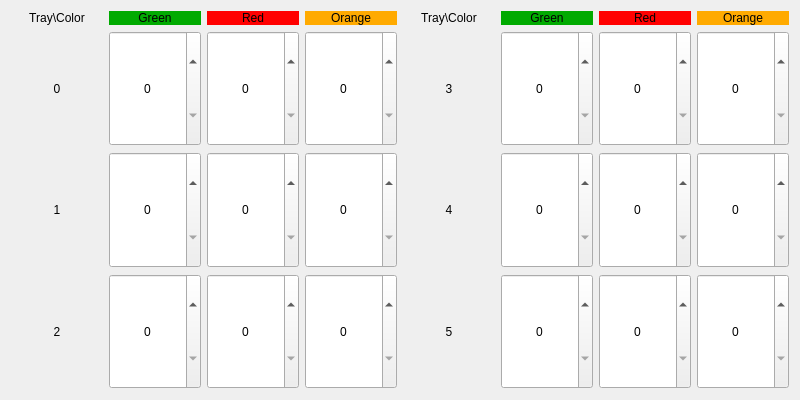
<?xml version="1.0" encoding="UTF-8"?>
<ui version="4.0">
 <class>Form</class>
 <widget class="QWidget" name="Form">
  <property name="geometry">
   <rect>
    <x>0</x>
    <y>0</y>
    <width>800</width>
    <height>400</height>
   </rect>
  </property>
  <property name="windowTitle">
   <string>Form</string>
  </property>
  <layout class="QGridLayout" name="gridLayout">
   <item row="3" column="4">
    <widget class="QSpinBox" name="orange_2">
     <property name="sizePolicy">
      <sizepolicy hsizetype="Minimum" vsizetype="Preferred">
       <horstretch>0</horstretch>
       <verstretch>0</verstretch>
      </sizepolicy>
     </property>
     <property name="alignment">
      <set>Qt::AlignCenter</set>
     </property>
    </widget>
   </item>
   <item row="0" column="5">
    <widget class="QLabel" name="label_11">
     <property name="text">
      <string>Tray\Color</string>
     </property>
     <property name="alignment">
      <set>Qt::AlignCenter</set>
     </property>
    </widget>
   </item>
   <item row="3" column="6">
    <widget class="QSpinBox" name="green_5">
     <property name="sizePolicy">
      <sizepolicy hsizetype="Minimum" vsizetype="Preferred">
       <horstretch>0</horstretch>
       <verstretch>0</verstretch>
      </sizepolicy>
     </property>
     <property name="alignment">
      <set>Qt::AlignCenter</set>
     </property>
    </widget>
   </item>
   <item row="3" column="1">
    <widget class="QSpinBox" name="green_2">
     <property name="sizePolicy">
      <sizepolicy hsizetype="Minimum" vsizetype="Preferred">
       <horstretch>0</horstretch>
       <verstretch>0</verstretch>
      </sizepolicy>
     </property>
     <property name="alignment">
      <set>Qt::AlignCenter</set>
     </property>
    </widget>
   </item>
   <item row="2" column="0">
    <widget class="QLabel" name="label_6">
     <property name="sizePolicy">
      <sizepolicy hsizetype="Preferred" vsizetype="Preferred">
       <horstretch>0</horstretch>
       <verstretch>0</verstretch>
      </sizepolicy>
     </property>
     <property name="text">
      <string>1</string>
     </property>
     <property name="alignment">
      <set>Qt::AlignCenter</set>
     </property>
    </widget>
   </item>
   <item row="1" column="4">
    <widget class="QSpinBox" name="orange_0">
     <property name="sizePolicy">
      <sizepolicy hsizetype="Minimum" vsizetype="Preferred">
       <horstretch>0</horstretch>
       <verstretch>0</verstretch>
      </sizepolicy>
     </property>
     <property name="alignment">
      <set>Qt::AlignCenter</set>
     </property>
    </widget>
   </item>
   <item row="1" column="1">
    <widget class="QSpinBox" name="green_0">
     <property name="sizePolicy">
      <sizepolicy hsizetype="Minimum" vsizetype="Preferred">
       <horstretch>0</horstretch>
       <verstretch>0</verstretch>
      </sizepolicy>
     </property>
     <property name="alignment">
      <set>Qt::AlignCenter</set>
     </property>
     <property name="buttonSymbols">
      <enum>QAbstractSpinBox::UpDownArrows</enum>
     </property>
     <property name="accelerated">
      <bool>false</bool>
     </property>
    </widget>
   </item>
   <item row="2" column="4">
    <widget class="QSpinBox" name="orange_1">
     <property name="sizePolicy">
      <sizepolicy hsizetype="Minimum" vsizetype="Preferred">
       <horstretch>0</horstretch>
       <verstretch>0</verstretch>
      </sizepolicy>
     </property>
     <property name="alignment">
      <set>Qt::AlignCenter</set>
     </property>
    </widget>
   </item>
   <item row="3" column="0">
    <widget class="QLabel" name="label_8">
     <property name="sizePolicy">
      <sizepolicy hsizetype="Preferred" vsizetype="Preferred">
       <horstretch>0</horstretch>
       <verstretch>0</verstretch>
      </sizepolicy>
     </property>
     <property name="text">
      <string>2</string>
     </property>
     <property name="alignment">
      <set>Qt::AlignCenter</set>
     </property>
    </widget>
   </item>
   <item row="0" column="9">
    <widget class="QLabel" name="label_14">
     <property name="sizePolicy">
      <sizepolicy hsizetype="Preferred" vsizetype="Fixed">
       <horstretch>0</horstretch>
       <verstretch>0</verstretch>
      </sizepolicy>
     </property>
     <property name="styleSheet">
      <string notr="true">background-color: rgb(255, 170, 0);</string>
     </property>
     <property name="text">
      <string>Orange</string>
     </property>
     <property name="alignment">
      <set>Qt::AlignCenter</set>
     </property>
    </widget>
   </item>
   <item row="2" column="1">
    <widget class="QSpinBox" name="green_1">
     <property name="sizePolicy">
      <sizepolicy hsizetype="Minimum" vsizetype="Preferred">
       <horstretch>0</horstretch>
       <verstretch>0</verstretch>
      </sizepolicy>
     </property>
     <property name="alignment">
      <set>Qt::AlignCenter</set>
     </property>
    </widget>
   </item>
   <item row="1" column="2">
    <widget class="QSpinBox" name="red_0">
     <property name="sizePolicy">
      <sizepolicy hsizetype="Minimum" vsizetype="Preferred">
       <horstretch>0</horstretch>
       <verstretch>0</verstretch>
      </sizepolicy>
     </property>
     <property name="alignment">
      <set>Qt::AlignCenter</set>
     </property>
    </widget>
   </item>
   <item row="3" column="9">
    <widget class="QSpinBox" name="orange_5">
     <property name="sizePolicy">
      <sizepolicy hsizetype="Minimum" vsizetype="Preferred">
       <horstretch>0</horstretch>
       <verstretch>0</verstretch>
      </sizepolicy>
     </property>
     <property name="alignment">
      <set>Qt::AlignCenter</set>
     </property>
    </widget>
   </item>
   <item row="1" column="7">
    <widget class="QSpinBox" name="red_3">
     <property name="sizePolicy">
      <sizepolicy hsizetype="Minimum" vsizetype="Preferred">
       <horstretch>0</horstretch>
       <verstretch>0</verstretch>
      </sizepolicy>
     </property>
     <property name="alignment">
      <set>Qt::AlignCenter</set>
     </property>
    </widget>
   </item>
   <item row="1" column="5">
    <widget class="QLabel" name="label_7">
     <property name="sizePolicy">
      <sizepolicy hsizetype="Preferred" vsizetype="Preferred">
       <horstretch>0</horstretch>
       <verstretch>0</verstretch>
      </sizepolicy>
     </property>
     <property name="text">
      <string>3</string>
     </property>
     <property name="alignment">
      <set>Qt::AlignCenter</set>
     </property>
    </widget>
   </item>
   <item row="0" column="4">
    <widget class="QLabel" name="label_3">
     <property name="sizePolicy">
      <sizepolicy hsizetype="Preferred" vsizetype="Fixed">
       <horstretch>0</horstretch>
       <verstretch>0</verstretch>
      </sizepolicy>
     </property>
     <property name="styleSheet">
      <string notr="true">background-color: rgb(255, 170, 0);</string>
     </property>
     <property name="text">
      <string>Orange</string>
     </property>
     <property name="alignment">
      <set>Qt::AlignCenter</set>
     </property>
    </widget>
   </item>
   <item row="3" column="2">
    <widget class="QSpinBox" name="red_2">
     <property name="sizePolicy">
      <sizepolicy hsizetype="Minimum" vsizetype="Preferred">
       <horstretch>0</horstretch>
       <verstretch>0</verstretch>
      </sizepolicy>
     </property>
     <property name="alignment">
      <set>Qt::AlignCenter</set>
     </property>
    </widget>
   </item>
   <item row="0" column="0">
    <widget class="QLabel" name="label_4">
     <property name="sizePolicy">
      <sizepolicy hsizetype="Preferred" vsizetype="Fixed">
       <horstretch>0</horstretch>
       <verstretch>0</verstretch>
      </sizepolicy>
     </property>
     <property name="text">
      <string>Tray\Color</string>
     </property>
     <property name="alignment">
      <set>Qt::AlignCenter</set>
     </property>
    </widget>
   </item>
   <item row="1" column="6">
    <widget class="QSpinBox" name="green_3">
     <property name="sizePolicy">
      <sizepolicy hsizetype="Minimum" vsizetype="Preferred">
       <horstretch>0</horstretch>
       <verstretch>0</verstretch>
      </sizepolicy>
     </property>
     <property name="alignment">
      <set>Qt::AlignCenter</set>
     </property>
    </widget>
   </item>
   <item row="0" column="1">
    <widget class="QLabel" name="label_2">
     <property name="sizePolicy">
      <sizepolicy hsizetype="Preferred" vsizetype="Fixed">
       <horstretch>0</horstretch>
       <verstretch>0</verstretch>
      </sizepolicy>
     </property>
     <property name="styleSheet">
      <string notr="true">background-color: rgb(0, 170, 0);</string>
     </property>
     <property name="text">
      <string>Green</string>
     </property>
     <property name="alignment">
      <set>Qt::AlignCenter</set>
     </property>
    </widget>
   </item>
   <item row="2" column="2">
    <widget class="QSpinBox" name="red_1">
     <property name="sizePolicy">
      <sizepolicy hsizetype="Minimum" vsizetype="Preferred">
       <horstretch>0</horstretch>
       <verstretch>0</verstretch>
      </sizepolicy>
     </property>
     <property name="alignment">
      <set>Qt::AlignCenter</set>
     </property>
    </widget>
   </item>
   <item row="2" column="5">
    <widget class="QLabel" name="label_10">
     <property name="sizePolicy">
      <sizepolicy hsizetype="Preferred" vsizetype="Preferred">
       <horstretch>0</horstretch>
       <verstretch>0</verstretch>
      </sizepolicy>
     </property>
     <property name="text">
      <string>4</string>
     </property>
     <property name="alignment">
      <set>Qt::AlignCenter</set>
     </property>
    </widget>
   </item>
   <item row="2" column="9">
    <widget class="QSpinBox" name="orange_4">
     <property name="sizePolicy">
      <sizepolicy hsizetype="Minimum" vsizetype="Preferred">
       <horstretch>0</horstretch>
       <verstretch>0</verstretch>
      </sizepolicy>
     </property>
     <property name="alignment">
      <set>Qt::AlignCenter</set>
     </property>
    </widget>
   </item>
   <item row="1" column="9">
    <widget class="QSpinBox" name="orange_3">
     <property name="sizePolicy">
      <sizepolicy hsizetype="Minimum" vsizetype="Preferred">
       <horstretch>0</horstretch>
       <verstretch>0</verstretch>
      </sizepolicy>
     </property>
     <property name="alignment">
      <set>Qt::AlignCenter</set>
     </property>
    </widget>
   </item>
   <item row="2" column="7">
    <widget class="QSpinBox" name="red_4">
     <property name="sizePolicy">
      <sizepolicy hsizetype="Minimum" vsizetype="Preferred">
       <horstretch>0</horstretch>
       <verstretch>0</verstretch>
      </sizepolicy>
     </property>
     <property name="alignment">
      <set>Qt::AlignCenter</set>
     </property>
    </widget>
   </item>
   <item row="3" column="7">
    <widget class="QSpinBox" name="red_5">
     <property name="sizePolicy">
      <sizepolicy hsizetype="Minimum" vsizetype="Preferred">
       <horstretch>0</horstretch>
       <verstretch>0</verstretch>
      </sizepolicy>
     </property>
     <property name="alignment">
      <set>Qt::AlignCenter</set>
     </property>
    </widget>
   </item>
   <item row="0" column="2">
    <widget class="QLabel" name="label">
     <property name="sizePolicy">
      <sizepolicy hsizetype="Preferred" vsizetype="Fixed">
       <horstretch>0</horstretch>
       <verstretch>0</verstretch>
      </sizepolicy>
     </property>
     <property name="styleSheet">
      <string notr="true">background-color: rgb(255, 0, 0);</string>
     </property>
     <property name="text">
      <string>Red</string>
     </property>
     <property name="scaledContents">
      <bool>false</bool>
     </property>
     <property name="alignment">
      <set>Qt::AlignCenter</set>
     </property>
    </widget>
   </item>
   <item row="3" column="5">
    <widget class="QLabel" name="label_9">
     <property name="sizePolicy">
      <sizepolicy hsizetype="Preferred" vsizetype="Preferred">
       <horstretch>0</horstretch>
       <verstretch>0</verstretch>
      </sizepolicy>
     </property>
     <property name="text">
      <string>5</string>
     </property>
     <property name="alignment">
      <set>Qt::AlignCenter</set>
     </property>
    </widget>
   </item>
   <item row="1" column="0">
    <widget class="QLabel" name="label_5">
     <property name="sizePolicy">
      <sizepolicy hsizetype="Preferred" vsizetype="Preferred">
       <horstretch>0</horstretch>
       <verstretch>0</verstretch>
      </sizepolicy>
     </property>
     <property name="text">
      <string>0</string>
     </property>
     <property name="alignment">
      <set>Qt::AlignCenter</set>
     </property>
    </widget>
   </item>
   <item row="2" column="6">
    <widget class="QSpinBox" name="green_4">
     <property name="sizePolicy">
      <sizepolicy hsizetype="Minimum" vsizetype="Preferred">
       <horstretch>0</horstretch>
       <verstretch>0</verstretch>
      </sizepolicy>
     </property>
     <property name="alignment">
      <set>Qt::AlignCenter</set>
     </property>
    </widget>
   </item>
   <item row="0" column="6">
    <widget class="QLabel" name="label_13">
     <property name="sizePolicy">
      <sizepolicy hsizetype="Preferred" vsizetype="Fixed">
       <horstretch>0</horstretch>
       <verstretch>0</verstretch>
      </sizepolicy>
     </property>
     <property name="styleSheet">
      <string notr="true">background-color: rgb(0, 170, 0);</string>
     </property>
     <property name="text">
      <string>Green</string>
     </property>
     <property name="alignment">
      <set>Qt::AlignCenter</set>
     </property>
    </widget>
   </item>
   <item row="0" column="7">
    <widget class="QLabel" name="label_12">
     <property name="sizePolicy">
      <sizepolicy hsizetype="Preferred" vsizetype="Fixed">
       <horstretch>0</horstretch>
       <verstretch>0</verstretch>
      </sizepolicy>
     </property>
     <property name="styleSheet">
      <string notr="true">background-color: rgb(255, 0, 0);</string>
     </property>
     <property name="text">
      <string>Red</string>
     </property>
     <property name="alignment">
      <set>Qt::AlignCenter</set>
     </property>
    </widget>
   </item>
  </layout>
 </widget>
 <resources/>
 <connections/>
</ui>
